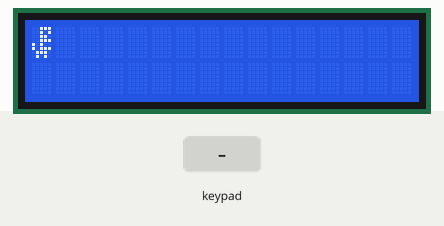
This sketch was run on a simulated Arduino Uno, built with avr-gcc and run on an emulated ATmega328P. On the bench: 16×2 character LCD. The test bench sets the inputs (shaded band). What the sketch prints to the serial monitor is not drawn.

Above: at 1.2 s.
1.3 s: keypad keys 9 8 7 6 # pressed 0.4 s apart
At 5.2 s:
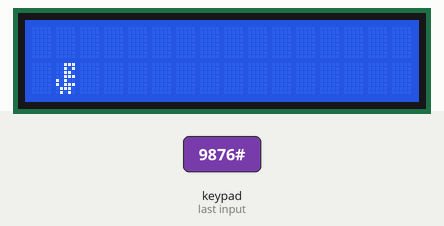
5.4 s: key '2' pressed
At 6.4 s:
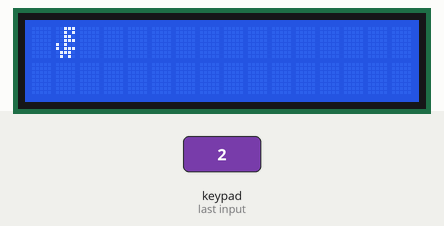
7.4 s: keypad keys 9 8 7 6 * pressed 0.4 s apart
At 10.0 s:
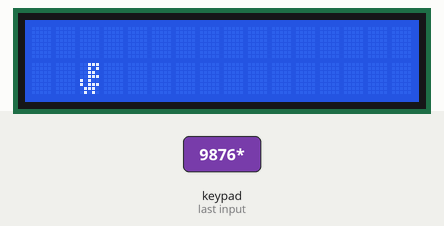
10.9 s: keypad keys 9 8 7 6 D pressed 0.4 s apart
At 15.6 s:
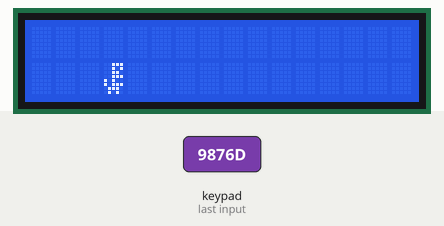
Timing chart, 0 to 17.0 s (numbered marks = the images above; inputs shaded):
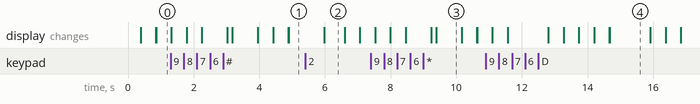

The sketch:

basic1.ino
```cpp
#include <Arduino_FreeRTOS.h>
#include <Key.h>
#include <Keypad.h>
#include <Wire.h>
#include <queue.h>
#include <LiquidCrystal_I2C.h>
#define KEY_ROWS 4
#define KEY_COLS 4
LiquidCrystal_I2C lcd(0x3F,16,2);

byte err_dragon[8]  = {B00111, B00101, B00110, B00111, B10100, B10111, B01110, B01010};

char key;
char keymap[KEY_ROWS][KEY_COLS] = {
  {'1', '2', '3', 'A'},
  {'4', '5', '6', 'B'},
  {'7', '8', '9', 'C'},
  {'*', '0', '#', 'D'}
};

byte colPins[KEY_COLS] = {9, 8, 7, 6};
byte rowPins[KEY_ROWS] = {13, 12, 11, 10};
Keypad myKeypad = Keypad(makeKeymap(keymap), rowPins, colPins, KEY_ROWS, KEY_COLS);
QueueHandle_t Global_Queue_Handle = 0;
void controlTask(void *pvParameters);
void displayTask(void *pvParameters);

// Set I2C address and size
void setup() {
  Serial.begin(9600);
  lcd.init();
  lcd.backlight();
  lcd.setCursor(0,0);
  lcd.createChar(0, err_dragon);

  Global_Queue_Handle = xQueueCreate(5, sizeof(int));

  xTaskCreate(controlTask, "Control", 128, NULL, 1, NULL);
  xTaskCreate(displayTask, "Display", 128, NULL, 1, NULL);

}

void displayTask(void *pvParameters) {
  (void) pvParameters;
  int rowRec = 0;
  int colRec = 0;
  for(;;){
    if(xQueueReceive(Global_Queue_Handle,&rowRec,1000)) Serial.println(rowRec);
    if(xQueueReceive(Global_Queue_Handle,&colRec,1000)) Serial.println(colRec);
    lcd.clear();
    lcd.setCursor(colRec,rowRec); lcd.write(0);
    vTaskDelay(10);
  }
}

void controlTask(void *pvParameters) {
  (void) pvParameters;
  int rowD = 0;
  int colD = 0;

  for(;;){
    key = myKeypad.getKey();
    if(key) Serial.println(key);
    if(key == '2') rowD = 0;
    else if(key == '8') rowD = 1;
    else if(key == '4'){
      if(colD >0) colD--;
      else colD = 0;
    }
    else if(key == '6'){
      if(colD <15) colD++;
      else colD = 15;
    }
    xQueueSend(Global_Queue_Handle, &rowD, 1000);
    xQueueSend(Global_Queue_Handle, &colD, 1000);
}
}

void loop() {}
```

Measured:
- after the input at 1.3 s, the display: first differs from a run without the input after 0.95 s (image 1 shows a later state)
- after the input at 5.4 s, the display: changes after 0.58 s (image 2)
- after the input at 7.4 s, the display: first differs from a run without the input after 1.1 s (image 3 shows a later state)
- after the input at 10.9 s, the display: first differs from a run without the input after 1.9 s (image 4)
- what the display in image 2 shows lasts 0.6 s, from 6.0 s to 6.6 s
- what the display in image 3 shows lasts 0.8 s, from 9.4 s to 10.2 s
